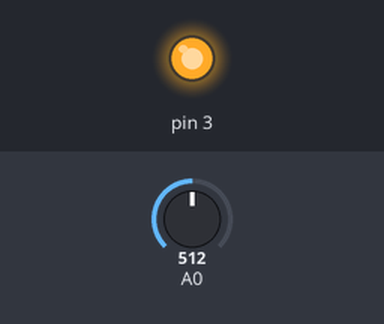
This sketch was run on a simulated Arduino Uno, built with avr-gcc and run on an emulated ATmega328P. Parts: output pins drawn as LEDs (lit = HIGH). The inputs (shaded band) are chosen by the test bench; at power-on: A0 = 512.

Above: at 1.2 s.
1.3 s: A0 set to 306
At 1.7 s:
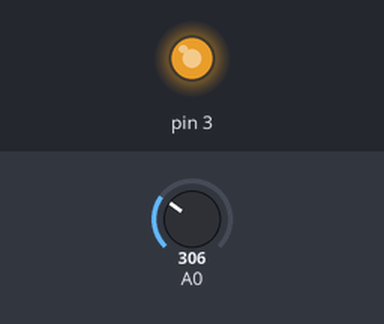
2.8 s: A0 set to 263
At 4.0 s:
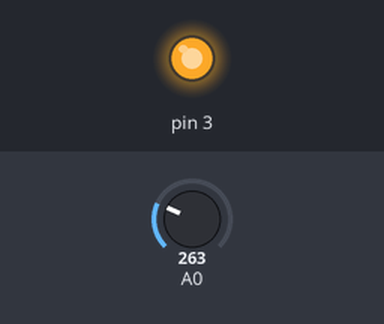
4.3 s: A0 set to 255
At 5.1 s:
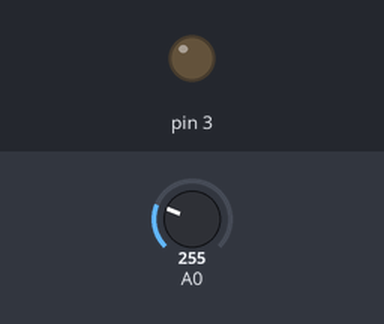
5.8 s: A0 set to 122
At 6.3 s:
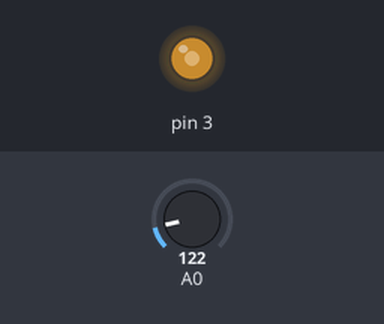
7.3 s: A0 set to 900
At 8.5 s:
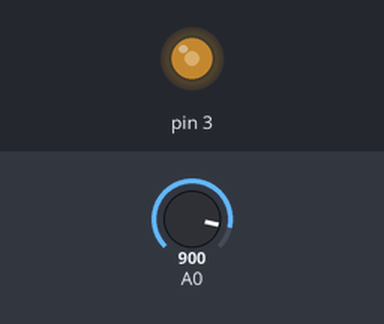
8.8 s: A0 set to 1023
At 9.8 s:
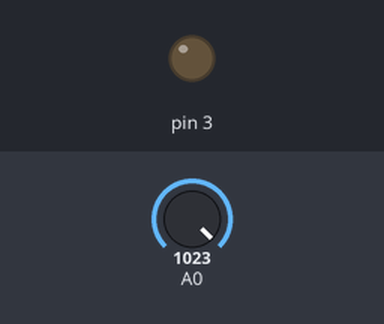
Timing chart, 0 to 11.3 s (numbered marks = the images above; inputs shaded):
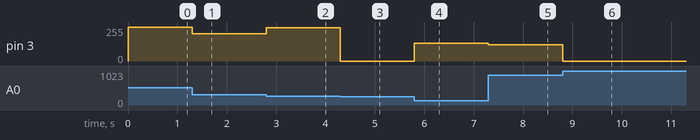

Measured:
- the behaviour switches between 256 and 255 on A0 (found by bisection; images 2 and 3)
- after the input at 1.3 s, pin 3: 255/255 → 205/255 at once
- after the input at 2.8 s, pin 3: 205/255 → 248/255 at once
- after the input at 4.3 s, pin 3: 248/255 → 0/255 at once
- after the input at 5.8 s, pin 3: 0/255 → 133/255 at once
- after the input at 7.3 s, pin 3: 133/255 → 123/255 at once
- after the input at 8.8 s, pin 3: 123/255 → 0/255 at once

The sketch:

Light_Sensor_PWM.ino
```cpp
int a = 14;
int b = 3;
int toggle = 1;
void setup() {
  pinMode(A0, INPUT);
  pinMode(3, OUTPUT);
  Serial.begin(9600);
}

void loop(){
  a = analogRead(14);
  analogWrite(3, -(a-255));
}
```
